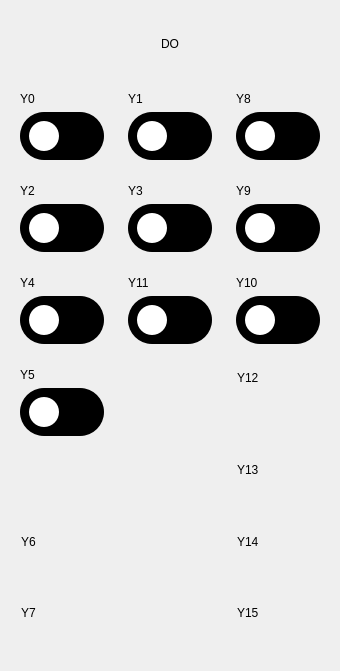
          <widget class="QWidget" name="widget_2" native="true">
           <property name="geometry">
            <rect>
             <x>20</x>
             <y>0</y>
             <width>336</width>
             <height>671</height>
            </rect>
           </property>
           <layout class="QGridLayout" name="gridLayout_7">
            <item row="6" column="2">
             <widget class="QWidget" name="widget_17" native="true">
              <widget class="QLabel" name="label_24">
               <property name="geometry">
                <rect>
                 <x>10</x>
                 <y>10</y>
                 <width>67</width>
                 <height>17</height>
                </rect>
               </property>
               <property name="text">
                <string>Y13</string>
               </property>
              </widget>
             </widget>
            </item>
            <item row="7" column="0">
             <widget class="QWidget" name="widget_10" native="true">
              <widget class="QLabel" name="label_15">
               <property name="geometry">
                <rect>
                 <x>10</x>
                 <y>10</y>
                 <width>67</width>
                 <height>17</height>
                </rect>
               </property>
               <property name="text">
                <string>Y6</string>
               </property>
              </widget>
             </widget>
            </item>
            <item row="1" column="2">
             <widget class="QWidget" name="widget_12" native="true">
              <layout class="QVBoxLayout" name="verticalLayout_31">
               <item>
                <widget class="QLabel" name="label_17">
                 <property name="text">
                  <string>Y8</string>
                 </property>
                </widget>
               </item>
               <item>
                <widget class="QWidget" name="y0_3" native="true">
                 <property name="styleSheet">
                  <string notr="true">    border: none;
    border-radius: 24px;
    background-color: #000000;
</string>
                 </property>
                 <layout class="QHBoxLayout" name="horizontalLayout_37">
                  <item>
                   <widget class="QPushButton" name="CircleOff_5">
                    <property name="styleSheet">
                     <string notr="true">QPushButton {
    border: none;
    border-radius: 15px;
    background-color: white;
    max-width: 30px;
    min-height: 30px;
    max-height: 30px;
    padding: 0;
}
</string>
                    </property>
                    <property name="text">
                     <string/>
                    </property>
                    <property name="checkable">
                     <bool>true</bool>
                    </property>
                   </widget>
                  </item>
                  <item alignment="Qt::AlignmentFlag::AlignRight|Qt::AlignmentFlag::AlignTop">
                   <widget class="QPushButton" name="CircleOn_5">
                    <property name="styleSheet">
                     <string notr="true">QPushButton {
    border: none;
    border-radius: 15px;
    background-color: #000000;
    max-width: 30px;
    min-height: 30px;
    max-height: 30px;
    padding: 0;
}
</string>
                    </property>
                    <property name="text">
                     <string/>
                    </property>
                    <property name="checkable">
                     <bool>true</bool>
                    </property>
                   </widget>
                  </item>
                 </layout>
                </widget>
               </item>
              </layout>
             </widget>
            </item>
            <item row="0" column="0" colspan="3">
             <widget class="QLabel" name="label_8">
              <property name="sizePolicy">
               <sizepolicy hsizetype="Minimum" vsizetype="Minimum">
                <horstretch>0</horstretch>
                <verstretch>0</verstretch>
               </sizepolicy>
              </property>
              <property name="text">
               <string>DO</string>
              </property>
              <property name="alignment">
               <set>Qt::AlignmentFlag::AlignCenter</set>
              </property>
             </widget>
            </item>
            <item row="3" column="2">
             <widget class="QWidget" name="widget_14" native="true">
              <layout class="QVBoxLayout" name="verticalLayout_32">
               <item>
                <widget class="QLabel" name="label_21">
                 <property name="text">
                  <string>Y10</string>
                 </property>
                </widget>
               </item>
               <item>
                <widget class="QWidget" name="y1Widget_3" native="true">
                 <property name="styleSheet">
                  <string notr="true">    border: none;
    border-radius: 24px;
    background-color: #000000;
</string>
                 </property>
                 <layout class="QHBoxLayout" name="horizontalLayout_40">
                  <item>
                   <widget class="QPushButton" name="pushButton_4">
                    <property name="styleSheet">
                     <string notr="true">QPushButton {
    border: none;
    border-radius: 15px;
    background-color: white;
    max-width: 30px;
    min-height: 30px;
    max-height: 30px;
    padding: 0;
}
</string>
                    </property>
                    <property name="text">
                     <string/>
                    </property>
                    <property name="checkable">
                     <bool>true</bool>
                    </property>
                   </widget>
                  </item>
                  <item alignment="Qt::AlignmentFlag::AlignRight|Qt::AlignmentFlag::AlignTop">
                   <widget class="QPushButton" name="CircleOn_8">
                    <property name="styleSheet">
                     <string notr="true">QPushButton {
    border: none;
    border-radius: 15px;
    background-color: #000000;
    max-width: 30px;
    min-height: 30px;
    max-height: 30px;
    padding: 0;
}
</string>
                    </property>
                    <property name="text">
                     <string/>
                    </property>
                    <property name="checkable">
                     <bool>true</bool>
                    </property>
                   </widget>
                  </item>
                 </layout>
                </widget>
               </item>
              </layout>
             </widget>
            </item>
            <item row="7" column="2">
             <widget class="QWidget" name="widget_18" native="true">
              <widget class="QLabel" name="label_25">
               <property name="geometry">
                <rect>
                 <x>10</x>
                 <y>10</y>
                 <width>67</width>
                 <height>17</height>
                </rect>
               </property>
               <property name="text">
                <string>Y14</string>
               </property>
              </widget>
             </widget>
            </item>
            <item row="5" column="2">
             <widget class="QWidget" name="widget_16" native="true">
              <widget class="QLabel" name="label_23">
               <property name="geometry">
                <rect>
                 <x>10</x>
                 <y>10</y>
                 <width>67</width>
                 <height>17</height>
                </rect>
               </property>
               <property name="text">
                <string>Y12</string>
               </property>
              </widget>
             </widget>
            </item>
            <item row="8" column="0">
             <widget class="QWidget" name="widget_11" native="true">
              <widget class="QLabel" name="label_16">
               <property name="geometry">
                <rect>
                 <x>10</x>
                 <y>10</y>
                 <width>67</width>
                 <height>17</height>
                </rect>
               </property>
               <property name="text">
                <string>Y7</string>
               </property>
              </widget>
             </widget>
            </item>
            <item row="8" column="2">
             <widget class="QWidget" name="widget_19" native="true">
              <widget class="QLabel" name="label_26">
               <property name="geometry">
                <rect>
                 <x>10</x>
                 <y>10</y>
                 <width>67</width>
                 <height>17</height>
                </rect>
               </property>
               <property name="text">
                <string>Y15</string>
               </property>
              </widget>
             </widget>
            </item>
            <item row="1" column="0">
             <widget class="QWidget" name="widget_4" native="true">
              <layout class="QVBoxLayout" name="verticalLayout_17">
               <item>
                <widget class="QLabel" name="label_9">
                 <property name="text">
                  <string>Y0</string>
                 </property>
                </widget>
               </item>
               <item>
                <widget class="QWidget" name="y0" native="true">
                 <property name="styleSheet">
                  <string notr="true">    border: none;
    border-radius: 24px;
    background-color: #000000;
</string>
                 </property>
                 <layout class="QHBoxLayout" name="horizontalLayout_33">
                  <item>
                   <widget class="QPushButton" name="CircleOff">
                    <property name="styleSheet">
                     <string notr="true">QPushButton {
    border: none;
    border-radius: 15px;
    background-color: white;
    max-width: 30px;
    min-height: 30px;
    max-height: 30px;
    padding: 0;
}
</string>
                    </property>
                    <property name="text">
                     <string/>
                    </property>
                    <property name="checkable">
                     <bool>true</bool>
                    </property>
                   </widget>
                  </item>
                  <item alignment="Qt::AlignmentFlag::AlignRight|Qt::AlignmentFlag::AlignTop">
                   <widget class="QPushButton" name="CircleOn">
                    <property name="styleSheet">
                     <string notr="true">QPushButton {
    border: none;
    border-radius: 15px;
    background-color: #000000;
    max-width: 30px;
    min-height: 30px;
    max-height: 30px;
    padding: 0;
}
</string>
                    </property>
                    <property name="text">
                     <string/>
                    </property>
                    <property name="checkable">
                     <bool>true</bool>
                    </property>
                   </widget>
                  </item>
                 </layout>
                </widget>
               </item>
              </layout>
             </widget>
            </item>
            <item row="2" column="2">
             <widget class="QWidget" name="widget_13" native="true">
              <layout class="QVBoxLayout" name="verticalLayout_29">
               <item>
                <widget class="QLabel" name="label_20">
                 <property name="text">
                  <string>Y9</string>
                 </property>
                </widget>
               </item>
               <item>
                <widget class="QWidget" name="y0_4" native="true">
                 <property name="styleSheet">
                  <string notr="true">    border: none;
    border-radius: 24px;
    background-color: #000000;
</string>
                 </property>
                 <layout class="QHBoxLayout" name="horizontalLayout_35">
                  <item>
                   <widget class="QPushButton" name="CircleOff_3">
                    <property name="styleSheet">
                     <string notr="true">QPushButton {
    border: none;
    border-radius: 15px;
    background-color: white;
    max-width: 30px;
    min-height: 30px;
    max-height: 30px;
    padding: 0;
}
</string>
                    </property>
                    <property name="text">
                     <string/>
                    </property>
                    <property name="checkable">
                     <bool>true</bool>
                    </property>
                   </widget>
                  </item>
                  <item alignment="Qt::AlignmentFlag::AlignRight|Qt::AlignmentFlag::AlignTop">
                   <widget class="QPushButton" name="CircleOn_3">
                    <property name="styleSheet">
                     <string notr="true">QPushButton {
    border: none;
    border-radius: 15px;
    background-color: #000000;
    max-width: 30px;
    min-height: 30px;
    max-height: 30px;
    padding: 0;
}
</string>
                    </property>
                    <property name="text">
                     <string/>
                    </property>
                    <property name="checkable">
                     <bool>true</bool>
                    </property>
                   </widget>
                  </item>
                 </layout>
                </widget>
               </item>
              </layout>
             </widget>
            </item>
            <item row="1" column="1">
             <widget class="QWidget" name="Y1Container" native="true">
              <layout class="QVBoxLayout" name="verticalLayout_23">
               <item>
                <widget class="QLabel" name="label_10">
                 <property name="text">
                  <string>Y1</string>
                 </property>
                </widget>
               </item>
               <item>
                <widget class="QWidget" name="y1Widget" native="true">
                 <property name="styleSheet">
                  <string notr="true">    border: none;
    border-radius: 24px;
    background-color: #000000;
</string>
                 </property>
                 <layout class="QHBoxLayout" name="horizontalLayout_34">
                  <item>
                   <widget class="QPushButton" name="pushButton">
                    <property name="styleSheet">
                     <string notr="true">QPushButton {
    border: none;
    border-radius: 15px;
    background-color: white;
    max-width: 30px;
    min-height: 30px;
    max-height: 30px;
    padding: 0;
}
</string>
                    </property>
                    <property name="text">
                     <string/>
                    </property>
                    <property name="checkable">
                     <bool>true</bool>
                    </property>
                   </widget>
                  </item>
                  <item alignment="Qt::AlignmentFlag::AlignRight|Qt::AlignmentFlag::AlignTop">
                   <widget class="QPushButton" name="CircleOn_2">
                    <property name="styleSheet">
                     <string notr="true">QPushButton {
    border: none;
    border-radius: 15px;
    background-color: #000000;
    max-width: 30px;
    min-height: 30px;
    max-height: 30px;
    padding: 0;
}
</string>
                    </property>
                    <property name="text">
                     <string/>
                    </property>
                    <property name="checkable">
                     <bool>true</bool>
                    </property>
                   </widget>
                  </item>
                 </layout>
                </widget>
               </item>
              </layout>
             </widget>
            </item>
            <item row="2" column="0">
             <widget class="QWidget" name="widget_6" native="true">
              <layout class="QVBoxLayout" name="verticalLayout_30">
               <item>
                <widget class="QLabel" name="label_11">
                 <property name="text">
                  <string>Y2</string>
                 </property>
                </widget>
               </item>
               <item>
                <widget class="QWidget" name="y1Widget_2" native="true">
                 <property name="styleSheet">
                  <string notr="true">    border: none;
    border-radius: 24px;
    background-color: #000000;
</string>
                 </property>
                 <layout class="QHBoxLayout" name="horizontalLayout_36">
                  <item>
                   <widget class="QPushButton" name="pushButton_2">
                    <property name="styleSheet">
                     <string notr="true">QPushButton {
    border: none;
    border-radius: 15px;
    background-color: white;
    max-width: 30px;
    min-height: 30px;
    max-height: 30px;
    padding: 0;
}
</string>
                    </property>
                    <property name="text">
                     <string/>
                    </property>
                    <property name="checkable">
                     <bool>true</bool>
                    </property>
                   </widget>
                  </item>
                  <item alignment="Qt::AlignmentFlag::AlignRight|Qt::AlignmentFlag::AlignTop">
                   <widget class="QPushButton" name="CircleOn_4">
                    <property name="styleSheet">
                     <string notr="true">QPushButton {
    border: none;
    border-radius: 15px;
    background-color: #000000;
    max-width: 30px;
    min-height: 30px;
    max-height: 30px;
    padding: 0;
}
</string>
                    </property>
                    <property name="text">
                     <string/>
                    </property>
                    <property name="checkable">
                     <bool>true</bool>
                    </property>
                   </widget>
                  </item>
                 </layout>
                </widget>
               </item>
              </layout>
             </widget>
            </item>
            <item row="2" column="1">
             <widget class="QWidget" name="widget_7" native="true">
              <layout class="QVBoxLayout" name="verticalLayout_33">
               <item>
                <widget class="QLabel" name="label_12">
                 <property name="text">
                  <string>Y3</string>
                 </property>
                </widget>
               </item>
               <item>
                <widget class="QWidget" name="y1Widget_4" native="true">
                 <property name="styleSheet">
                  <string notr="true">    border: none;
    border-radius: 24px;
    background-color: #000000;
</string>
                 </property>
                 <layout class="QHBoxLayout" name="horizontalLayout_42">
                  <item>
                   <widget class="QPushButton" name="pushButton_6">
                    <property name="styleSheet">
                     <string notr="true">QPushButton {
    border: none;
    border-radius: 15px;
    background-color: white;
    max-width: 30px;
    min-height: 30px;
    max-height: 30px;
    padding: 0;
}
</string>
                    </property>
                    <property name="text">
                     <string/>
                    </property>
                    <property name="checkable">
                     <bool>true</bool>
                    </property>
                   </widget>
                  </item>
                  <item alignment="Qt::AlignmentFlag::AlignRight|Qt::AlignmentFlag::AlignTop">
                   <widget class="QPushButton" name="CircleOn_10">
                    <property name="styleSheet">
                     <string notr="true">QPushButton {
    border: none;
    border-radius: 15px;
    background-color: #000000;
    max-width: 30px;
    min-height: 30px;
    max-height: 30px;
    padding: 0;
}
</string>
                    </property>
                    <property name="text">
                     <string/>
                    </property>
                    <property name="checkable">
                     <bool>true</bool>
                    </property>
                   </widget>
                  </item>
                 </layout>
                </widget>
               </item>
              </layout>
             </widget>
            </item>
            <item row="3" column="0">
             <widget class="QWidget" name="widget_8" native="true">
              <layout class="QVBoxLayout" name="verticalLayout_35">
               <item>
                <widget class="QLabel" name="label_13">
                 <property name="text">
                  <string>Y4</string>
                 </property>
                </widget>
               </item>
               <item>
                <widget class="QWidget" name="y1Widget_6" native="true">
                 <property name="styleSheet">
                  <string notr="true">    border: none;
    border-radius: 24px;
    background-color: #000000;
</string>
                 </property>
                 <layout class="QHBoxLayout" name="horizontalLayout_45">
                  <item>
                   <widget class="QPushButton" name="pushButton_9">
                    <property name="styleSheet">
                     <string notr="true">QPushButton {
    border: none;
    border-radius: 15px;
    background-color: white;
    max-width: 30px;
    min-height: 30px;
    max-height: 30px;
    padding: 0;
}
</string>
                    </property>
                    <property name="text">
                     <string/>
                    </property>
                    <property name="checkable">
                     <bool>true</bool>
                    </property>
                   </widget>
                  </item>
                  <item alignment="Qt::AlignmentFlag::AlignRight|Qt::AlignmentFlag::AlignTop">
                   <widget class="QPushButton" name="CircleOn_13">
                    <property name="styleSheet">
                     <string notr="true">QPushButton {
    border: none;
    border-radius: 15px;
    background-color: #000000;
    max-width: 30px;
    min-height: 30px;
    max-height: 30px;
    padding: 0;
}
</string>
                    </property>
                    <property name="text">
                     <string/>
                    </property>
                    <property name="checkable">
                     <bool>true</bool>
                    </property>
                   </widget>
                  </item>
                 </layout>
                </widget>
               </item>
              </layout>
             </widget>
            </item>
            <item row="3" column="1">
             <widget class="QWidget" name="widget_15" native="true">
              <layout class="QVBoxLayout" name="verticalLayout_34">
               <item>
                <widget class="QLabel" name="label_22">
                 <property name="text">
                  <string>Y11</string>
                 </property>
                </widget>
               </item>
               <item>
                <widget class="QWidget" name="y1Widget_5" native="true">
                 <property name="styleSheet">
                  <string notr="true">    border: none;
    border-radius: 24px;
    background-color: #000000;
</string>
                 </property>
                 <layout class="QHBoxLayout" name="horizontalLayout_44">
                  <item>
                   <widget class="QPushButton" name="pushButton_8">
                    <property name="styleSheet">
                     <string notr="true">QPushButton {
    border: none;
    border-radius: 15px;
    background-color: white;
    max-width: 30px;
    min-height: 30px;
    max-height: 30px;
    padding: 0;
}
</string>
                    </property>
                    <property name="text">
                     <string/>
                    </property>
                    <property name="checkable">
                     <bool>true</bool>
                    </property>
                   </widget>
                  </item>
                  <item alignment="Qt::AlignmentFlag::AlignRight|Qt::AlignmentFlag::AlignTop">
                   <widget class="QPushButton" name="CircleOn_12">
                    <property name="styleSheet">
                     <string notr="true">QPushButton {
    border: none;
    border-radius: 15px;
    background-color: #000000;
    max-width: 30px;
    min-height: 30px;
    max-height: 30px;
    padding: 0;
}
</string>
                    </property>
                    <property name="text">
                     <string/>
                    </property>
                    <property name="checkable">
                     <bool>true</bool>
                    </property>
                   </widget>
                  </item>
                 </layout>
                </widget>
               </item>
              </layout>
             </widget>
            </item>
            <item row="5" column="0">
             <widget class="QWidget" name="widget_9" native="true">
              <layout class="QVBoxLayout" name="verticalLayout_47">
               <item>
                <widget class="QLabel" name="label_14">
                 <property name="text">
                  <string>Y5</string>
                 </property>
                </widget>
               </item>
               <item>
                <widget class="QWidget" name="y1Widget_13" native="true">
                 <property name="styleSheet">
                  <string notr="true">    border: none;
    border-radius: 24px;
    background-color: #000000;
</string>
                 </property>
                 <layout class="QHBoxLayout" name="horizontalLayout_65">
                  <item>
                   <widget class="QPushButton" name="pushButton_16">
                    <property name="styleSheet">
                     <string notr="true">QPushButton {
    border: none;
    border-radius: 15px;
    background-color: white;
    max-width: 30px;
    min-height: 30px;
    max-height: 30px;
    padding: 0;
}
</string>
                    </property>
                    <property name="text">
                     <string/>
                    </property>
                    <property name="checkable">
                     <bool>true</bool>
                    </property>
                   </widget>
                  </item>
                  <item alignment="Qt::AlignmentFlag::AlignRight|Qt::AlignmentFlag::AlignTop">
                   <widget class="QPushButton" name="CircleOn_23">
                    <property name="styleSheet">
                     <string notr="true">QPushButton {
    border: none;
    border-radius: 15px;
    background-color: #000000;
    max-width: 30px;
    min-height: 30px;
    max-height: 30px;
    padding: 0;
}
</string>
                    </property>
                    <property name="text">
                     <string/>
                    </property>
                    <property name="checkable">
                     <bool>true</bool>
                    </property>
                   </widget>
                  </item>
                 </layout>
                </widget>
               </item>
              </layout>
             </widget>
            </item>
           </layout>
          </widget>
